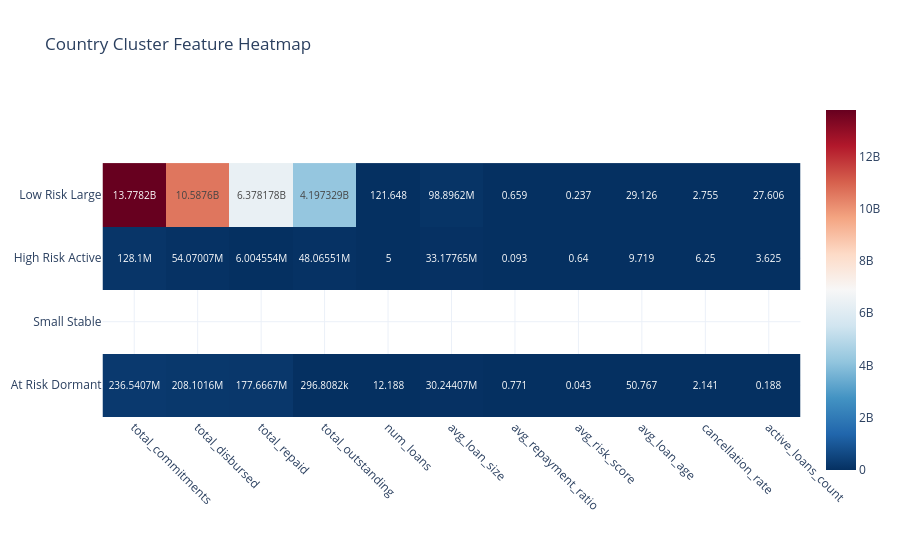

Notebook source saved alongside this figure:
### Code cell
cluster_profile = country_df.groupby('segment_name')[numeric_cols].mean().round(3)
cluster_profile = cluster_profile.reindex(['Low Risk Large', 'High Risk Active', 'Small Stable', 'At Risk Dormant'])
heatmap_fig = px.imshow(
    cluster_profile.values, color_continuous_scale='RdBu_r', text_auto=True,
    x=cluster_profile.columns, y=cluster_profile.index, title='Country Cluster Feature Heatmap'
)
heatmap_fig.update_layout(xaxis={'tickangle': 45}, template='plotly_white')
heatmap_fig.write_image(FIGURES_DIR / 'cluster_heatmap.png', width=1400, height=800)
heatmap_fig.show()

### Figure 1 — Plotly figure (JSON) as saved in the notebook; plotly's stock layout.template omitted (floating-point values rounded to 4 significant figures)
{"data": [{"coloraxis": "coloraxis", "hovertemplate": "x: %{x}<br>y: %{y}<br>color: %{z}<extra></extra>", "name": "0", "texttemplate": "%{z}", "type": "heatmap", "x": ["total_commitments", "total_disbursed", "total_repaid", "total_outstanding", "num_loans", "avg_loan_size", "avg_repayment_ratio", "avg_risk_score", "avg_loan_age", "cancellation_rate", "active_loans_count"], "xaxis": "x", "y": ["Low Risk Large", "High Risk Active", "Small Stable", "At Risk Dormant"], "yaxis": "y", "z": [[13780000000.0, 10590000000.0, 6378000000.0, 4197000000.0, 121.6, 98900000.0, 0.659, 0.237, 29.13, 2.755, 27.61], [128100000.0, 54070000.0, 6005000.0, 48070000.0, 5.0, 33180000.0, 0.093, 0.64, 9.719, 6.25, 3.625], [NaN, NaN, NaN, NaN, NaN, NaN, NaN, NaN, NaN, NaN, NaN], [236500000.0, 208100000.0, 177700000.0, 296800.0, 12.19, 30240000.0, 0.771, 0.043, 50.77, 2.141, 0.188]]}], "layout": {"coloraxis": {"autocolorscale": false, "colorscale": [[0.0, "rgb(5,48,97)"], [0.1, "rgb(33,102,172)"], [0.2, "rgb(67,147,195)"], [0.3, "rgb(146,197,222)"], [0.4, "rgb(209,229,240)"], [0.5, "rgb(247,247,247)"], [0.6, "rgb(253,219,199)"], [0.7, "rgb(244,165,130)"], [0.8, "rgb(214,96,77)"], [0.9, "rgb(178,24,43)"], [1.0, "rgb(103,0,31)"]]}, "title": {"text": "Country Cluster Feature Heatmap"}, "xaxis": {"anchor": "y", "constrain": "domain", "domain": [0.0, 1.0], "scaleanchor": "y", "tickangle": 45}, "yaxis": {"anchor": "x", "autorange": "reversed", "constrain": "domain", "domain": [0.0, 1.0]}}}
